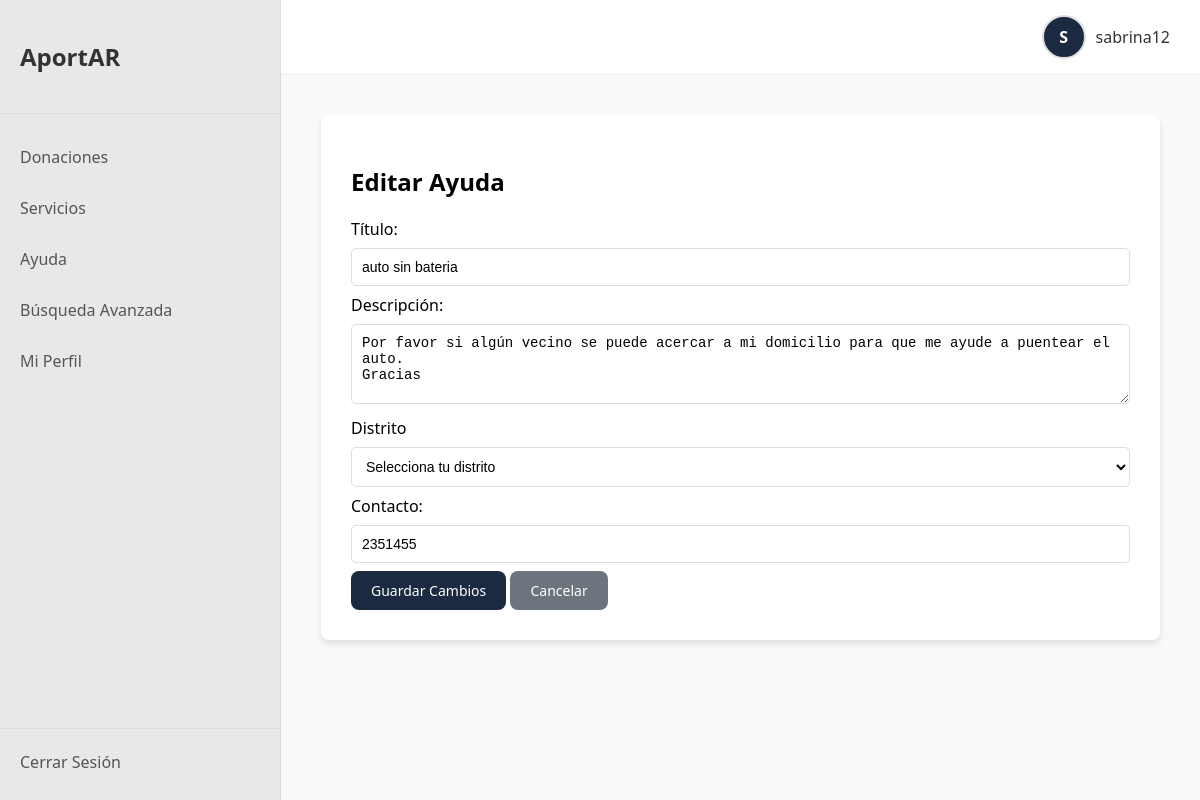
Screenshot of /ayuda/editar/1 (signed in) with the database file from the repository.
### models/user.py (models this page shows, shortened)
class Ayuda(db.Model):
    __tablename__ = 'ayuda'
    id = db.Column(db.Integer, primary_key=True)
    titulo = db.Column(db.String(200), nullable=False)
    descripcion = db.Column(db.Text, nullable=False)
    ubicacion = db.Column(db.String(200), nullable=False)
    contacto = db.Column(db.String(200), nullable=False)
    imagen = db.Column(db.String(200), nullable=True)
    fecha_creacion = db.Column(db.DateTime, default=datetime.utcnow)
    user_id = db.Column(db.Integer, db.ForeignKey('users.id'), nullable=False)

### app.py (the view, shortened to what this page needs)
@app.route("/ayuda/editar/<int:id>", methods=["GET", "POST"])
def editar_ayuda(id):
    if 'user_id' not in session:
        return redirect(url_for('login'))
    ayuda = Ayuda.query.get_or_404(id)
    if ayuda.user_id != session['user_id']:
        flash("No tienes permiso para editar esta solicitud de ayuda.", "danger")
        return redirect(url_for('ver_ayuda'))
    return render_template('editar_ayuda.html', ayuda=ayuda)

### templates/editar_ayuda.html (shortened to what this page needs)
{% extends "base.html" %}
{% block content %}
<div class="form-container">
    <h2>Editar Ayuda</h2>
    <form action="{{ url_for('editar_ayuda', id=ayuda.id) }}" method="POST" enctype="multipart/form-data">
        <label for="titulo">Título:</label>
        <input type="text" id="titulo" name="titulo" value="{{ ayuda.titulo }}" required>
        <label for="descripcion">Descripción:</label>
        <textarea id="descripcion" name="descripcion" required>{{ ayuda.descripcion }}</textarea>
        <label for="ubicacion" class="form-label">Distrito</label>
        <select class="form-select" id="ubicacion" name="ubicacion" required>
            <option value="" disabled selected>Selecciona tu distrito</option>
        </select>
        <label for="contacto">Contacto:</label>
        <input type="number" id="contacto" name="contacto" value="{{ ayuda.contacto }}" required>
        <button type="submit" class="btn-primary">Guardar Cambios</button>
        <a href="{{ url_for('ver_ayuda') }}" class="btn-secondary">Cancelar</a>
    </form>
</div>
{% endblock %}

### static/style.css (style rules this page uses)
body { margin: 0; font-family: "Segoe UI", Tahoma, Geneva, Verdana, sans-serif; background-color: #f8f9fa; }
input, textarea, select { width: 100%; padding: 10px; margin: 8px 0; border: 1px solid #ddd; border-radius: 5px; font-size: 14px; background-color: #fff; box-sizing: border-box; }
textarea { resize: vertical; min-height: 80px; }
.btn, .btn-primary, .btn-secondary, .btn-edit, .btn-delete, .btn-add { all: unset; padding: 10px 20px; border: none; border-radius: 8px; cursor: pointer; font-size: 14px; text-align: center; text-decoration: none; display: inline-block; transition: background-color 0.2s; color: white; font-weight: 400; }
.btn-primary { background-color: #1b2a41; }
.btn-secondary { background-color: #6c757d; }
.form-container, .content-list-container { background: #fff; padding: 30px; border-radius: 8px; box-shadow: 0 4px 6px rgba(0, 0, 0, 0.1); }

### rows the page displays
Ayuda: titulo "auto sin bateria", descripcion "Por favor si algún vecino se puede acercar a mi domicilio para que me ayude a puentear el auto. Gracias", contacto "2351455"

### other values shown
{{ session.username[0].upper() if session.username else 'U' }} "S"
{{ session.username if session.username else 'Usuario' }} "sabrina12"
